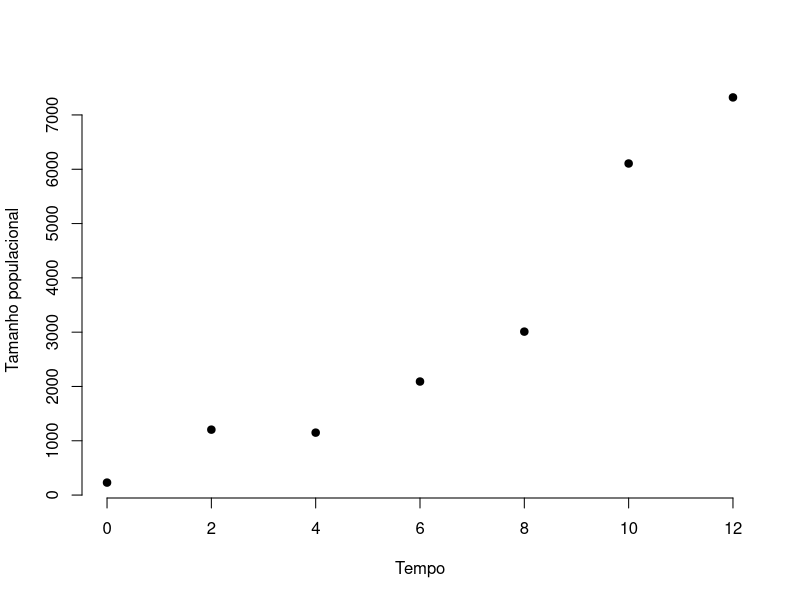
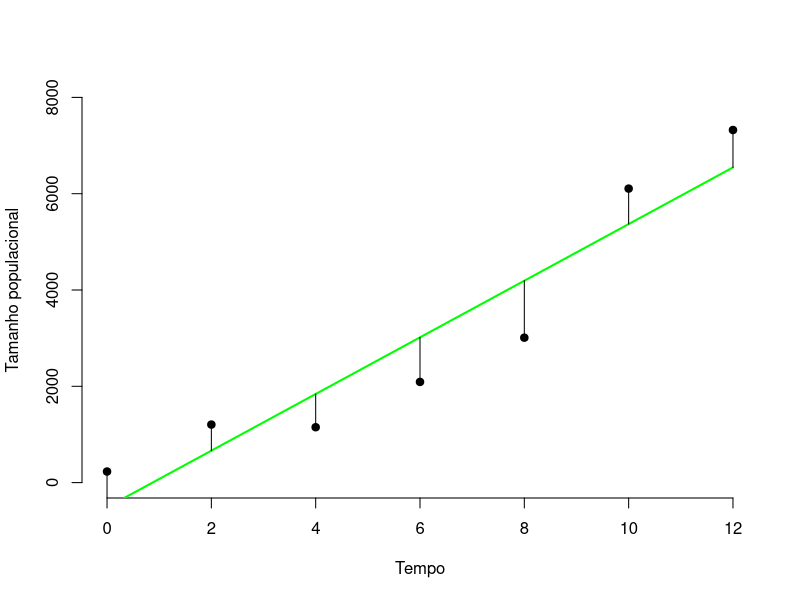
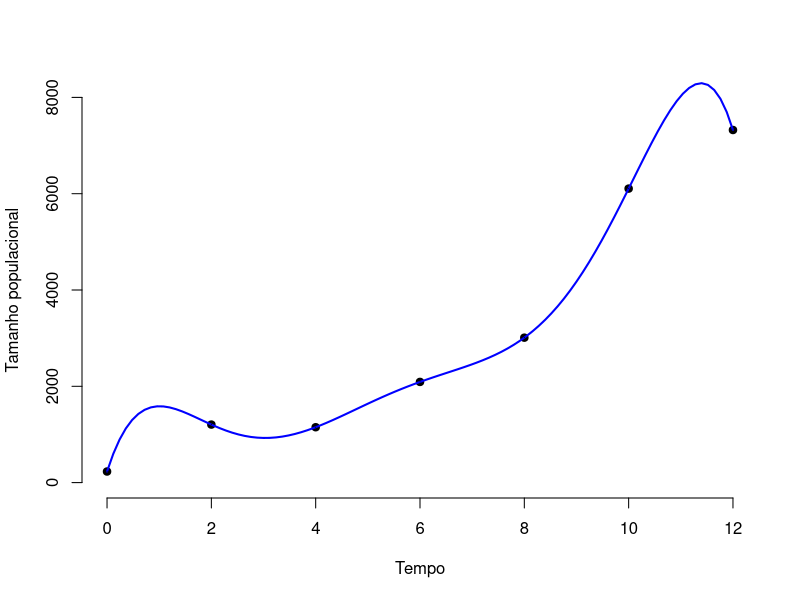
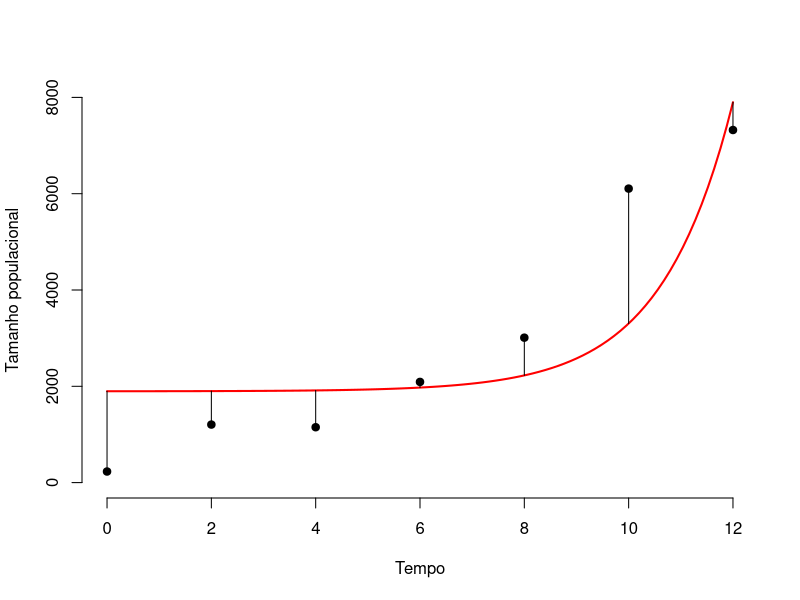
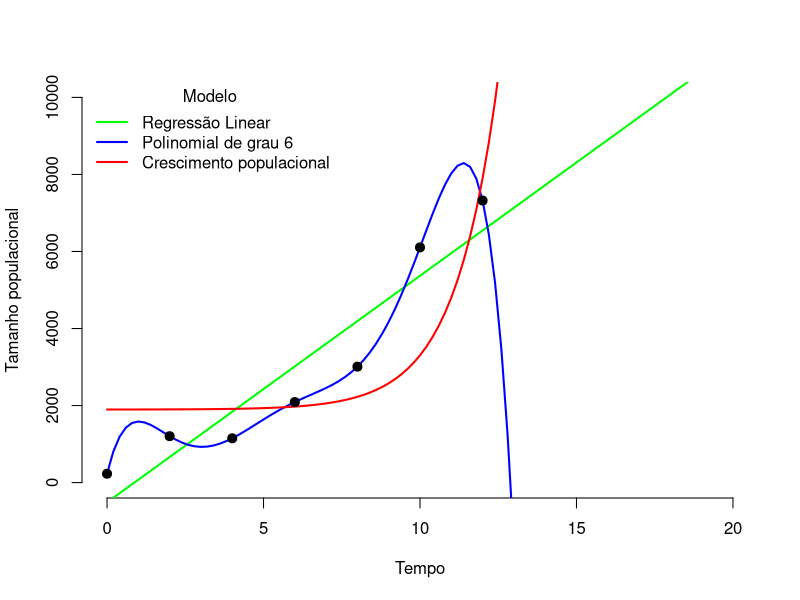

These charts were generated, in order, by the following R code:
tempo<-seq(0,12,by=2)
N<-c(230,1205,1150,2091,3010,6106,7323)

#figura 1
plot(N~tempo,xlab="Tempo",ylab="Tamanho populacional",frame=F,pch=19)

#modelo de regressão linear
modelo1<-lm(N~tempo)
modelo1

#figura 2
plot(N~tempo,xlab="Tempo",ylab="Tamanho populacional",frame=F,ylim=c(0,8000),pch=19)
curve(coef(modelo1)[1]+coef(modelo1)[2]*x,0,12,add=T,lwd=2,lty=1,col="green")
segments(x0=tempo, y0=N, x1 =tempo , y1 = predict(modelo1))

#modelo de regressão polinomial
modelo2<-lm(N~poly(tempo, degree=6, raw=TRUE))
modelo2

#figura 3
plot(N~tempo,xlab="Tempo",ylab="Tamanho populacional",frame=F,ylim=c(0,8000),pch=19)
curve(coef(modelo2)[1]+coef(modelo2)[2]*x+coef(modelo2)[3]*x^2+coef(modelo2)[4]*x^3+coef(modelo2)[5]*x^4+
      coef(modelo2)[6]*x^5+coef(modelo2)[7]*x^6,0,12,add=T,lwd=2,lty=1,col="blue")
segments(x0=tempo, y0=N, x1 =tempo , y1 = predict(modelo2))

#modelo não linear
modelo3<-nls(N~N0+exp(r*tempo),start=list(N0=1,r=1))
modelo3

#figura 4
plot(N~tempo,xlab="Tempo",ylab="Tamanho populacional",frame=F,ylim=c(0,8000),pch=19)
curve(coef(modelo3)[1]+exp(coef(modelo3)[2]*x),0,12,add=T,lwd=2,col="red")
segments(x0=tempo, y0=N, x1 =tempo , y1 = predict(modelo3))

#figura 5
plot(N~tempo,xlab="Tempo",ylab="Tamanho populacional",frame=F,ylim=c(0,10000),xlim=c(0,20))
curve(coef(modelo1)[1]+coef(modelo1)[2]*x,0,20,add=T,lwd=2,lty=1,col="green")
curve(coef(modelo2)[1]+coef(modelo2)[2]*x+coef(modelo2)[3]*x^2+coef(modelo2)[4]*x^3+coef(modelo2)[5]*x^4+
      coef(modelo2)[6]*x^5+coef(modelo2)[7]*x^6,0,20,add=T,lwd=2,lty=1,col="blue")
curve(coef(modelo3)[1]+exp(coef(modelo3)[2]*x),0,20,add=T,lwd=2,col="red")
points(N~tempo,pch=19,cex=1.2)
legend("topleft",col=c("green","blue","red"),lwd=2,bty="n",title ="Modelo",
       legend=c("Regressão Linear","Polinomial de grau 6","Crescimento populacional"))

logLik(modelo1)
logLik(modelo2)
logLik(modelo3)
